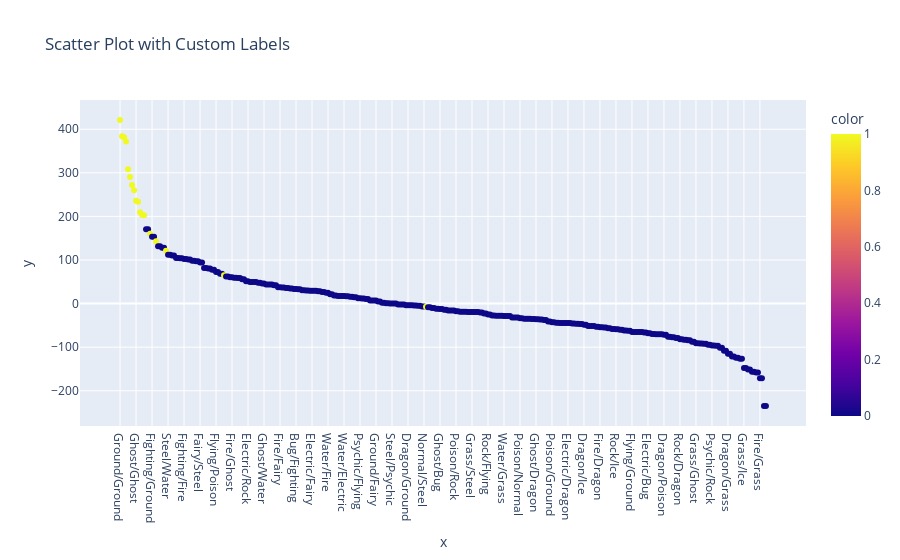

Write notebook code for a chart like this one.
### Code cell
s = difference_total.sort_values(ascending=False)

# Identify matching pairs
is_matching = [1 if (idx.split('/')[0] == idx.split('/')[1]) else 0 for idx in s.index]

fig = px.scatter( x = s.index, y = s.values,
                  color=is_matching,  # color points by match flag
                color_discrete_map={0: 'black', 1: 'red'},  # customize colors
                labels={"X_Data": "Dual Types",
                         "Y_Data": "New Damage"},
                 title="Scatter Plot with Custom Labels"
) 
fig.update_traces(hovertemplate="Index: %{x}<br>Dual Type: %{y}")
fig.show()

### Figure 1 — Plotly figure (JSON) as saved in the notebook; plotly's stock layout.template omitted (floating-point values rounded to 4 significant figures; data arrays with more than 128 entries replaced by an {"elided": "..."} marker saying what was removed)
{"data": [{"hovertemplate": "Index: %{x}<br>Dual Type: %{y}", "legendgroup": "", "marker": {"color": {"elided": "324 int values"}, "coloraxis": "coloraxis", "symbol": "circle"}, "mode": "markers", "name": "", "orientation": "v", "showlegend": false, "type": "scatter", "x": {"elided": "324 str values"}, "xaxis": "x", "y": {"elided": "324 float values"}, "yaxis": "y"}], "layout": {"coloraxis": {"colorbar": {"title": {"text": "color"}}, "colorscale": [[0, "#0d0887"], [0.1111, "#46039f"], [0.2222, "#7201a8"], [0.3333, "#9c179e"], [0.4444, "#bd3786"], [0.5556, "#d8576b"], [0.6667, "#ed7953"], [0.7778, "#fb9f3a"], [0.8889, "#fdca26"], [1, "#f0f921"]]}, "legend": {"tracegroupgap": 0}, "title": {"text": "Scatter Plot with Custom Labels"}, "xaxis": {"anchor": "y", "domain": [0, 1], "title": {"text": "x"}}, "yaxis": {"anchor": "x", "domain": [0, 1], "title": {"text": "y"}}}}
